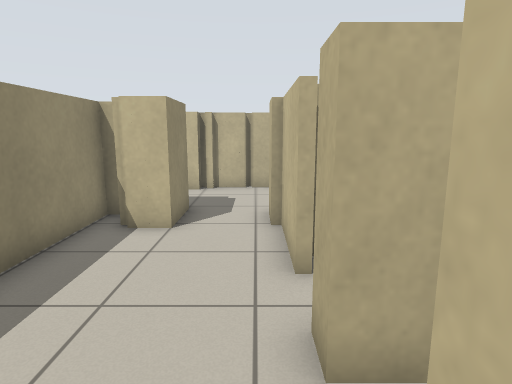
view 1 (above)

18 first-person views from a walk through a robot-simulator world made for Stage. The camera is 1.1 m above the floor, tilts 10° down and sees 75° across. Floor lines are 1 m apart. The floor is counted in squares, 0.5 m on a side. Each view is taken from the middle of a square. On the plan, view 1 faces up. The plan holds only what a view shows up to about 19 squares ahead; the rest is blank. The place goes on beyond the plan. The robots in the file are not drawn.

view 2
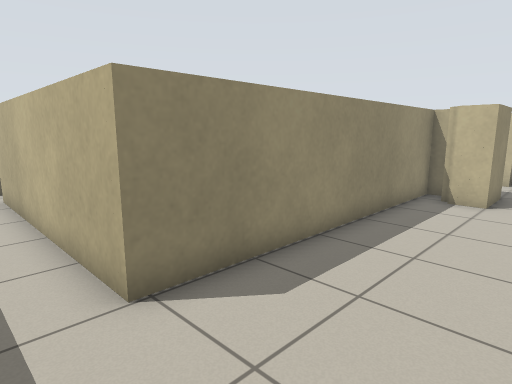

view 3
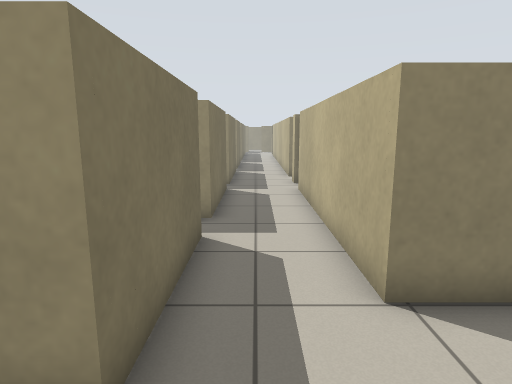

view 4
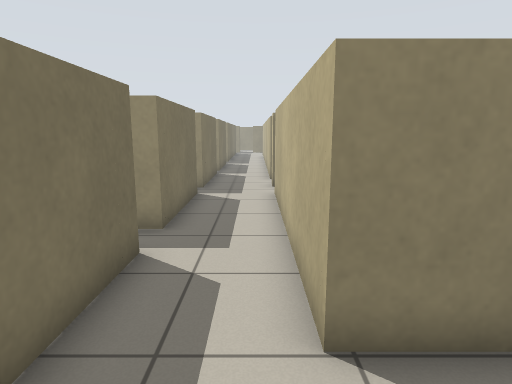

view 5
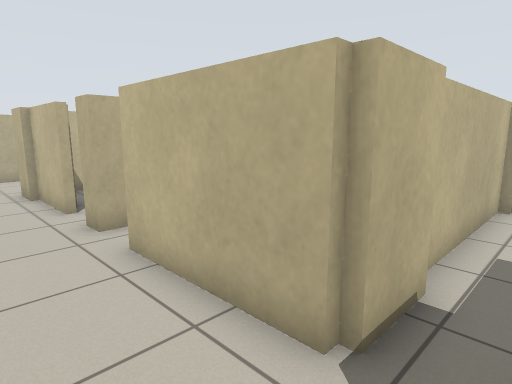

view 6
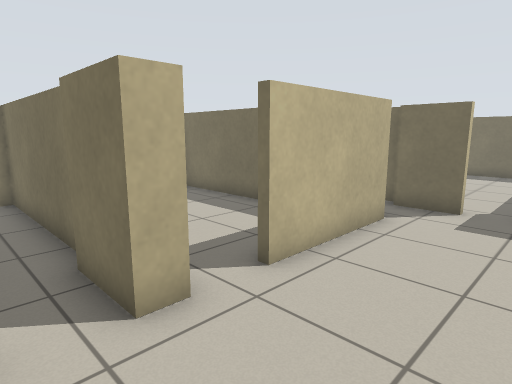

view 7
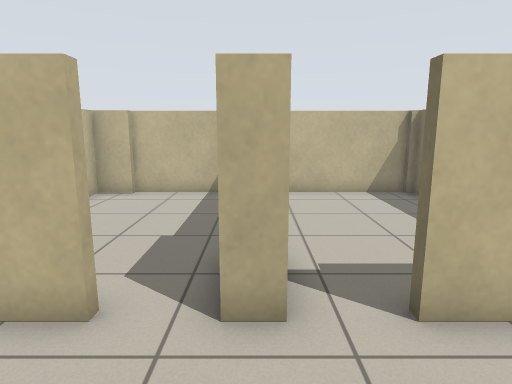

view 8
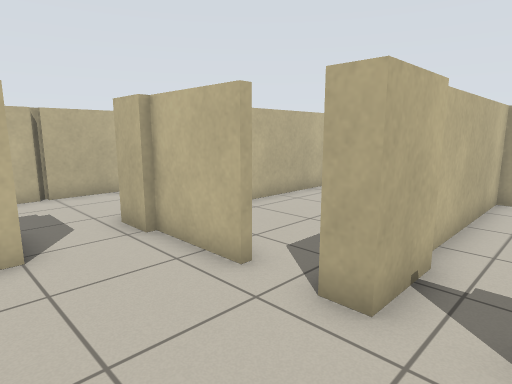

view 9
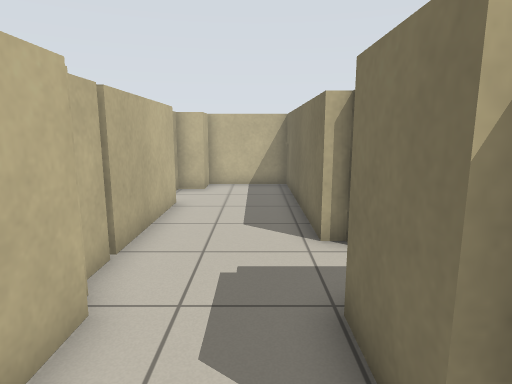

view 10
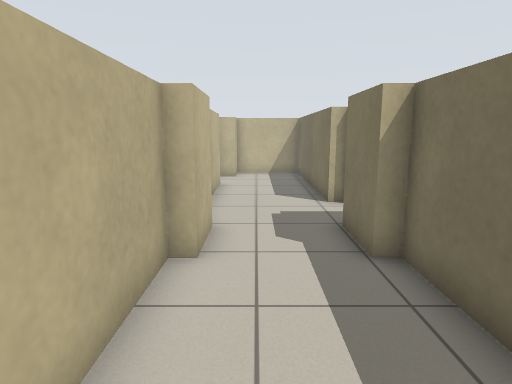

view 11
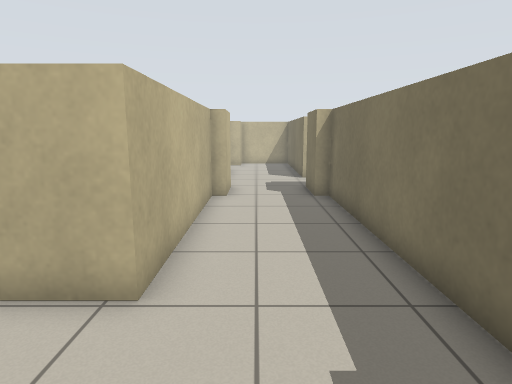

view 12
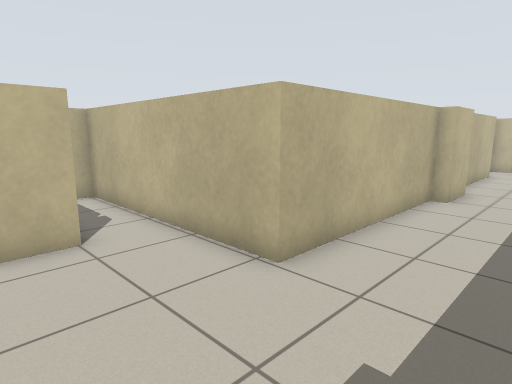

view 13
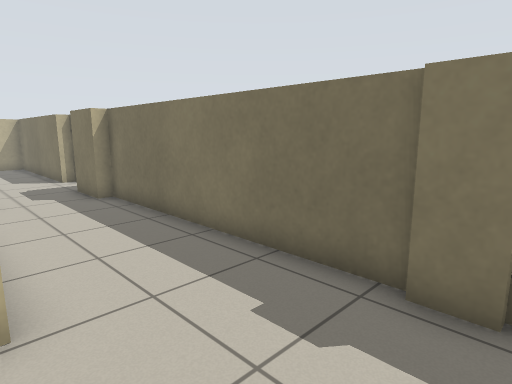

view 14
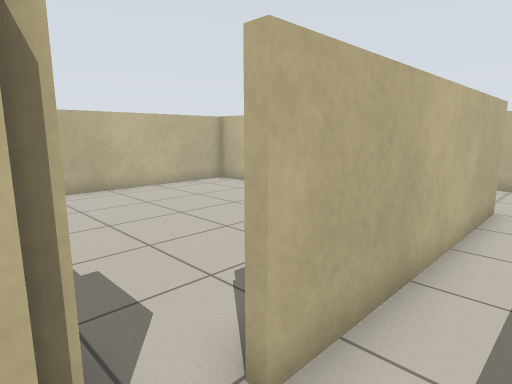

view 15
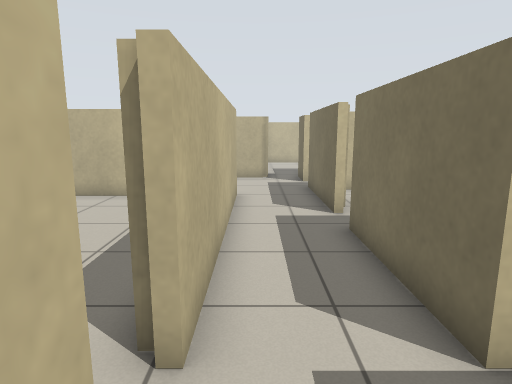

view 16
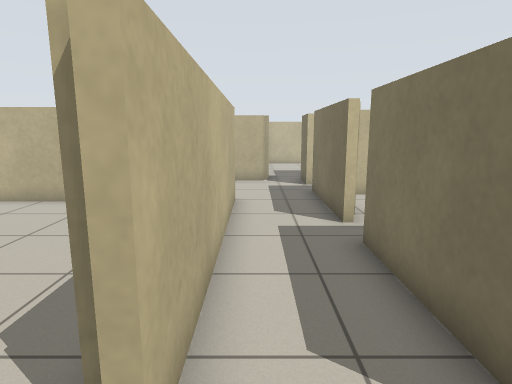

view 17
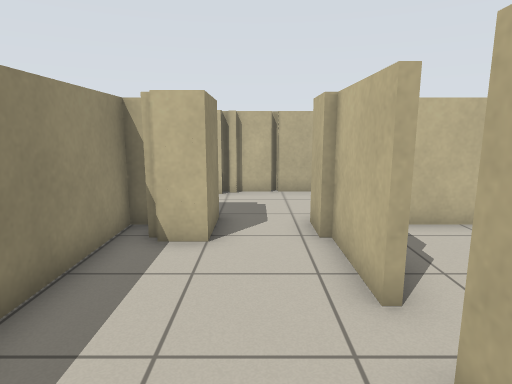

view 18
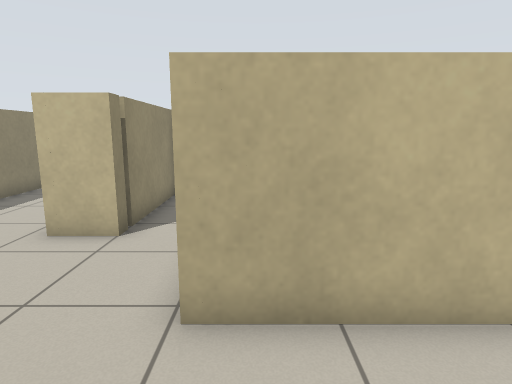

### Floor plan
Ten units are one square. View 1 is at (0, 0); x grows to the right and y downward. Boxes are objects, and circles mark ways between rooms. Rooms are numbered by the first view taken in them; rooms with no view inside come last. Other rooms are left out.
<svg viewBox="-170 -210 270 275">
<path fill="none" stroke="#000" d="M-70 52 -22 52 -22 60M-8 52 12 52M-41 -24 -41 23 -132 23M6 34 6 -11M9 36 9 34M-132 52 -85 52 -85 58M-146 23 -156 23M-165 52 -144 52M-20 -76 -31 -76M6 -50 6 -78 4 -78M6 -26 6 -34M-41 -89 -41 -24M-145 -94 -43 -94 -43 -99M-140 -175 -140 -169 -156 -169M-156 -97 -144 -97M-43 -130 -43 -136 -119 -136 -119 -205M-140 -205 -140 -176M36 -32 95 -32 95 -76M10 -50 6 -50M92 -75 92 -89 20 -89M6 -34 28 -34M-4 -136 -18 -136M6 -91 6 -97 84 -97 84 -130 71 -130 71 -141M-22 -136 -22 -130 -43 -130M46 -136 -2 -136M4 -78 4 -92M-43 -99 -20 -99 -20 -76M48 28 95 28 95 -29 35 -29M28 -26 6 -26M6 -11 10 -11"/>
<circle cx="-15" cy="-30" r="3" fill="#2a7"/>
<circle cx="10" cy="-20" r="3" fill="#2a7"/>
<circle cx="10" cy="-40" r="3" fill="#2a7"/>
<circle cx="-10" cy="-80" r="3" fill="#2a7"/>
<circle cx="-40" cy="-115" r="3" fill="#2a7"/>
<text x="-60" y="30">1</text>
<text x="-20" y="-50">2</text>
<text x="-110" y="-130">3</text>
<text x="50" y="-60">4</text>
<text x="10" y="-120">5</text>
<text x="50" y="0">6</text>
</svg>
Room 1 opens to room 2. Room 1 opens to room 6. Room 2 opens to room 4. Room 2 opens to room 5. Room 3 opens to room 5.

Where each view was taken, in squares from view 1:
view 1: 0 up, 0 right, facing up
view 2: 4 down, 0 right, facing up-left
view 3: 4 down, 0 right, facing left
view 4: 3 down, 1 left, facing left
view 5: 5 down, 2 left, facing up-right
view 6: 5 up, 3 left, facing down-right
view 7: 3 up, 3 left, facing right
view 8: 1 up, 3 left, facing up-right
view 9: 11 up, 6 left, facing right
view 10: 12 up, 10 left, facing right
view 11: 12 up, 16 left, facing right
view 12: 10 up, 16 left, facing up-right
view 13: 14 up, 16 left, facing down-right
view 14: 4 down, 15 left, facing up-right
view 15: 3 down, 16 left, facing right
view 16: 3 down, 15 left, facing right
view 17: 1 up, 1 left, facing up
view 18: 10 up, 11 left, facing up
